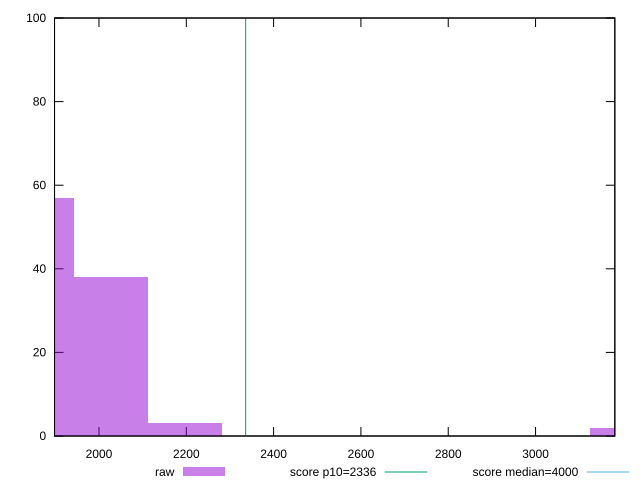

Recreate this plot in gnuplot.
reset

$raw <<EOF
3210.0654636714817 2
2027.4097665293566 38
1858.4589526519103 57
2196.360580406803 3
EOF

set key outside below
set boxwidth 168.9508138774464
set xrange [1898.2045000000003:3181.562]
set yrange [0:100]
set trange [0:100]
set style fill transparent solid 0.5 noborder

set parametric
set terminal svg size 640, 490 enhanced background rgb 'white'
set output "report_00017_2021-02-10T15-08-03.406Z/first-meaningful-paint/samples/pages+cached+noadtech/raw/histogram.svg"

plot $raw title "raw" with boxes, \
     2336,t title "score p10=2336", \
     4000,t title "score median=4000"

reset
